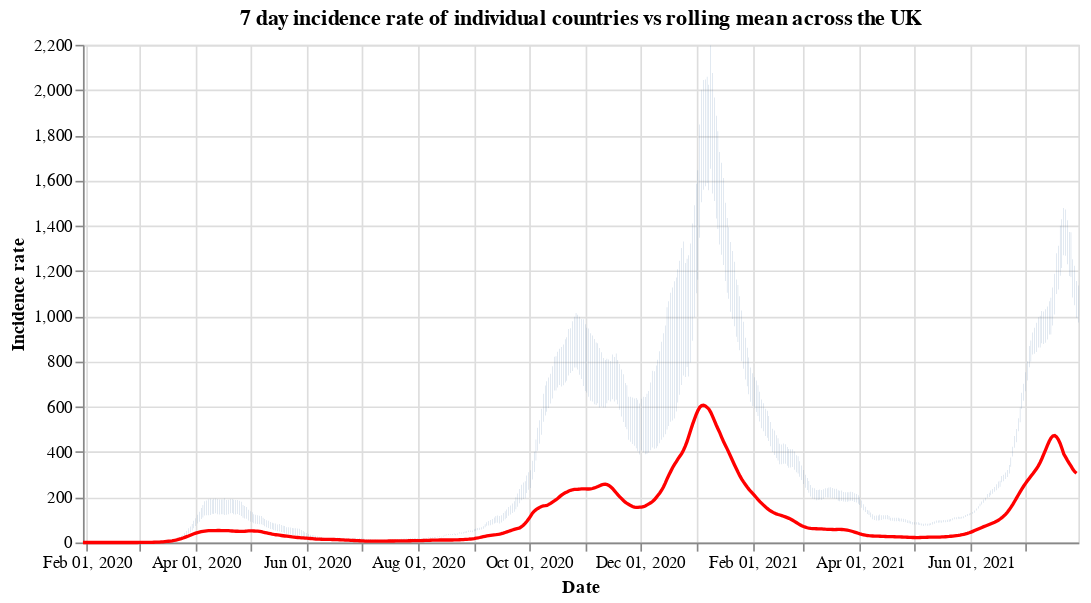

Notebook cell for this chart:
### Code cell
#collapse
countries = uk_cases['areaName'].unique()
countries.sort()

selection = alt.selection_single(
    name='Select',
    fields=['areaName'],
    init={'areaName': 'Wales'},
    bind={'areaName': alt.binding_select(options=countries)}
)

# scatter plot, modify opacity based on selection
bars = alt.Chart(uk_cases).mark_bar().add_selection(
    selection
).encode(
    x=alt.X("yearmonthdate(date):T", axis=alt.Axis(title='Date')),
    y=alt.Y("weeklyCasesRate:Q", axis=alt.Axis(title='Incidence rate')),
    tooltip='weeklyCasesRate:Q',
    opacity=alt.condition(selection, alt.value(1), alt.value(0))
).properties(title=f'7 day incidence rate of individual countries vs rolling mean across the UK', width=600)

line = alt.Chart(overview_cases).mark_line(
    color='red',
    size=2,
).transform_window(
    rolling_mean='mean(weeklyCasesRate)',
    frame=[0, 7]
).encode(
    x='yearmonthdate(date):T',
    y='rolling_mean:Q'
)

alt.layer(bars, line)

### Figure 1 — Vega-Lite specification as saved in the notebook (floating-point values rounded to 4 significant figures; data arrays with more than 128 entries replaced by an {"elided": "..."} marker saying what was removed)
{"config": {"view": {"continuousWidth": 400, "continuousHeight": 300}}, "layer": [{"data": {"name": "data-d7c576af33e1e3ed62399cdf3ee2b3b8"}, "mark": "bar", "encoding": {"opacity": {"condition": {"value": 1, "selection": "Select"}, "value": 0}, "tooltip": {"type": "quantitative", "field": "weeklyCasesRate"}, "x": {"type": "temporal", "axis": {"title": "Date"}, "field": "date", "timeUnit": "yearmonthdate"}, "y": {"type": "quantitative", "axis": {"title": "Incidence rate"}, "field": "weeklyCasesRate"}}, "selection": {"Select": {"type": "single", "fields": ["areaName"], "init": {"areaName": "Wales"}, "bind": {"areaName": {"input": "select", "options": ["England", "Northern Ireland", "Scotland", "Wales"]}}}}, "title": "7 day incidence rate of individual countries vs rolling mean across the UK", "width": 600}, {"data": {"name": "data-416f5cd16ccd721f6bdde37f7d04cf33"}, "mark": {"type": "line", "color": "red", "size": 2}, "encoding": {"x": {"type": "temporal", "field": "date", "timeUnit": "yearmonthdate"}, "y": {"type": "quantitative", "field": "rolling_mean"}}, "transform": [{"window": [{"op": "mean", "field": "weeklyCasesRate", "as": "rolling_mean"}], "frame": [0, 7]}]}], "$schema": "https://vega.github.io/schema/vega-lite/v4.8.1.json", "datasets": {"data-d7c576af33e1e3ed62399cdf3ee2b3b8": {"elided": "2096 records"}, "data-416f5cd16ccd721f6bdde37f7d04cf33": {"elided": "547 records"}}}
